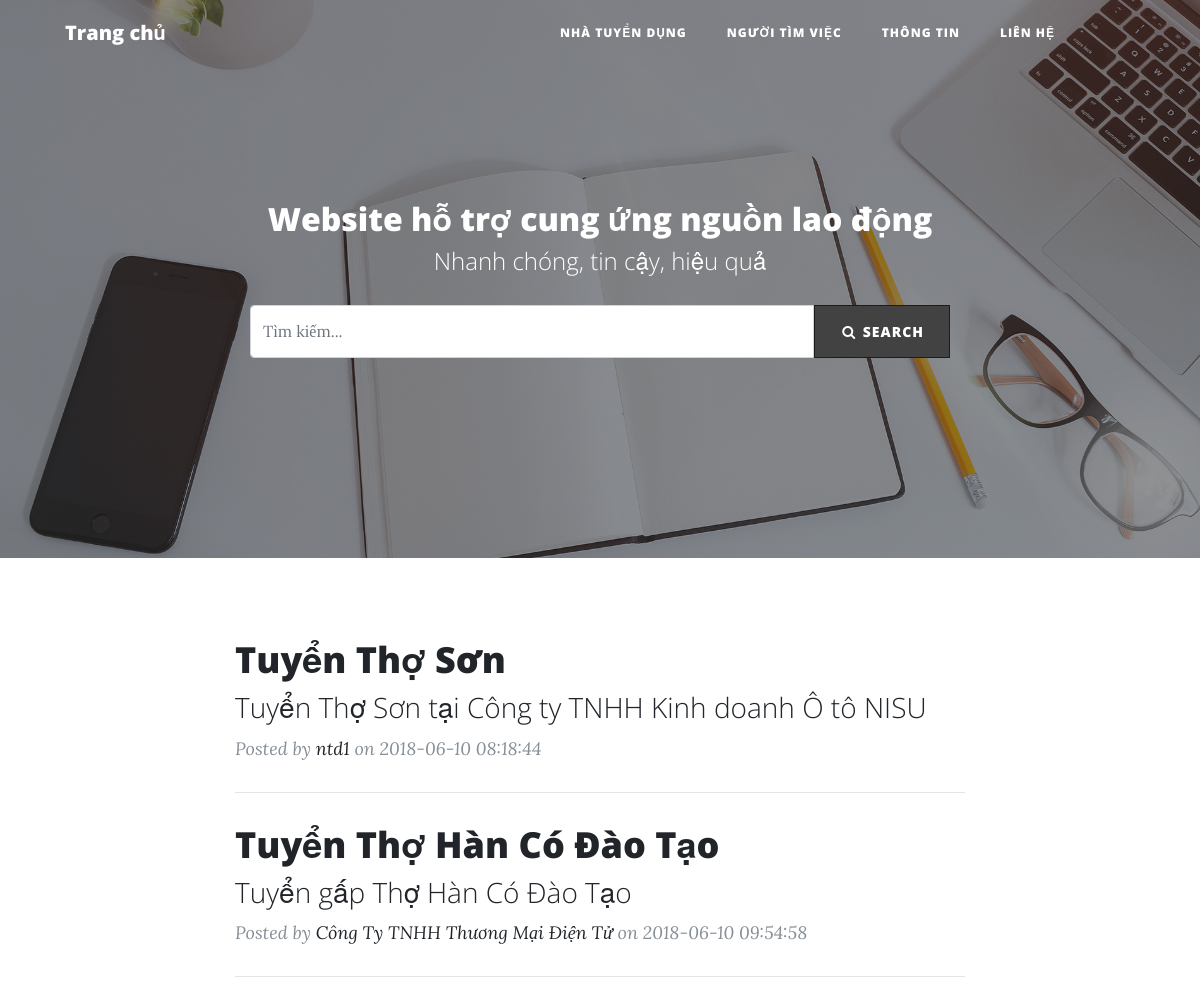
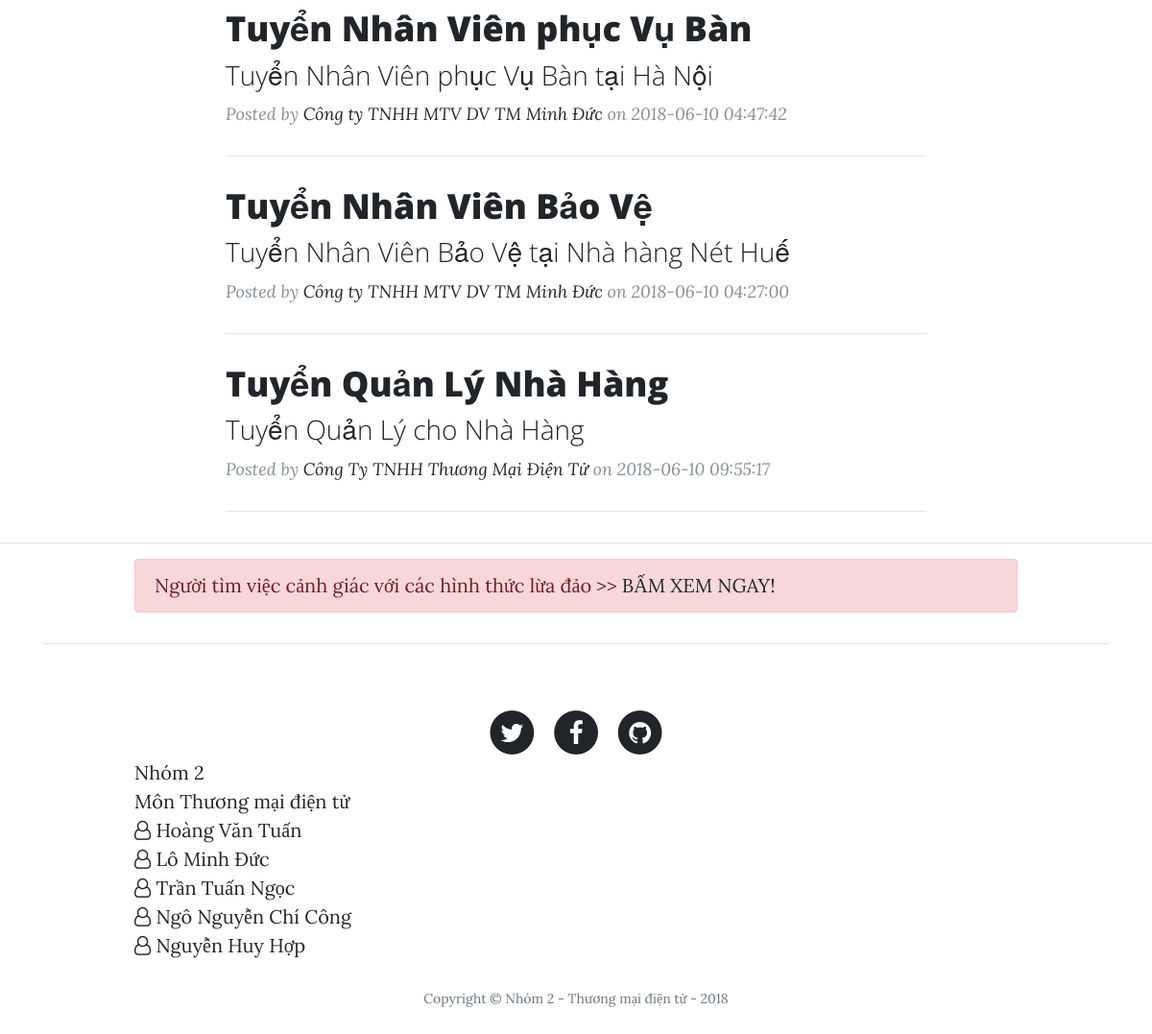
Page /allPosts.php on the committed database (2 pictures, top to bottom).
### tables this page shows
CREATE TABLE `posts` (
  `id` int(11) NOT NULL,
  `title` varchar(255) NOT NULL,
  `sub_title` varchar(255) NOT NULL,
  `body` text NOT NULL,
  `post_cover` varchar(255) NOT NULL,
  `salary` varchar(255) DEFAULT NULL,
  `experience` varchar(255) DEFAULT NULL,
  `JobType` varchar(255) DEFAULT NULL,
  `location` varchar(255) DEFAULT NULL,
  `AgeRequest` varchar(255) DEFAULT NULL,
  `GenderRequest` varchar(255) DEFAULT NULL,
  `DegreeRequest` varchar(255) DEFAULT NULL,
  `amount` varchar(255) DEFAULT NULL,
  `description` text,
  `benefit` text,
  `FileRequest` text,
  `deadline` text,
  `another` text,
  `created_at` timestamp NOT NULL DEFAULT CURRENT_TIMESTAMP ON UPDATE CURRENT_TIMESTAMP,
  `updated_at` timestamp NOT NULL DEFAULT '0000-00-00 00:00:00',
  `status` tinyint(4) NOT NULL COMMENT '0 - Draft; 1 - Active; 2 - Delete',
  `auth_id` tinyint(4) NOT NULL
);

CREATE TABLE `users` (
  `id` int(11) NOT NULL,
  `namecompany` varchar(255) DEFAULT NULL,
  `representative` varchar(255) DEFAULT NULL,
  `email` varchar(255) DEFAULT NULL,
  `username` varchar(40) NOT NULL,
  `password` varchar(200) NOT NULL,
  `phone` int(11) DEFAULT NULL,
  `address` varchar(255) DEFAULT NULL,
  `skill` text,
  `type_user` int(11) DEFAULT NULL COMMENT '1-admin; 2-công ty; 3-người lđ',
  `created_at` timestamp NOT NULL DEFAULT CURRENT_TIMESTAMP ON UPDATE CURRENT_TIMESTAMP,
  `updated_at` timestamp NOT NULL DEFAULT '0000-00-00 00:00:00',
  `status` int(11) NOT NULL COMMENT '1 - Còn tồn tại; 2 - Đã xuất'
);

### app/func/post.php (called while the page is built, shortened)
<?php
function get_all_posts() {
	global $conn;
	$posts = array();
	$sql = "SELECT posts.id, posts.title, posts.sub_title, posts.body, posts.post_cover, posts.created_at, users.namecompany FROM posts INNER JOIN users WHERE posts.auth_id = users.id AND posts.status = 1 ORDER BY posts.id DESC";
	$result = mysqli_query($conn, $sql);
	if (mysqli_num_rows($result) > 0) {
	    while($row = mysqli_fetch_assoc($result)) {
	        $posts[] = $row;
	    }
	}
	return $posts;
}
?>

### allPosts.php (the view, shortened to what this page needs)
<?php
    include_once('app/init.php');
    include_once('views/_header.php');
    if(isset($_POST['submit'])) {
        if (!empty($_POST['keyword'])){
            $posts = searchPost($_POST['keyword']);
        }else{
            $posts = get_all_posts();
        }
    }else{
        $posts = get_all_posts();
    }
?>
<header class="masthead" style="background-image: url('public/img/home-bg.jpg')">
    <div class="overlay"></div>
    <div class="container">
        <div class="row">
            <div class="col-lg-8 col-md-10 mx-auto">
                <div class="site-heading">
                    <h2>Website hỗ trợ cung ứng nguồn lao động</h2>
                    <span class="subheading">Nhanh chóng, tin cậy, hiệu quả</span>
                    <br>
                    <form action="" method="post">
                        <div class="container">
                            <div class="input-group">
                                <input type="text" class="form-control" name="keyword" placeholder="Tìm kiếm..." value="<?php if (isset($_GET['keyword']) ? $_GET['keyword'] : ''); ?>" />
                                <span class="input-group-btn">
                            <button class="btn btn-search" name="submit" type="submit"><i class="fa fa-search fa-fw"></i> Search</button>
                          </span>
                            </div>
                        </div>
                    </form>
                </div>
            </div>
        </div>
    </div>
</header>
<div class="container">
    <div class="row">
        <div class="col-lg-8 col-md-10 mx-auto">
            <?php
                    foreach ($posts as $post) { ?>
                <div class="post-preview">
                    <a href="post.php?post-id=<?= $post['id'] ?>">
                        <h2 class="post-title">
                                    <?= $post['title'] ?>
                                </h2>
                        <h3 class="post-subtitle">
                                    <?= $post['sub_title'] ?>
                                </h3>
                    </a>
                    <p class="post-meta">Posted by
                        <a href="#">
                            <?= $post['namecompany'] ?>
                        </a>
                        on
                        <?= $post['created_at'] ?>
                    </p>
                </div>
                <hr>
                <?php }
                ?>
        </div>
    </div>
</div>
<hr>
<div class="container">
    <div class="row">
        <div class="col-lg-10 col-md-12 mx-auto">
            <div class="alert alert-danger" role="alert">Người tìm việc cảnh giác với các hình thức lừa đảo <span class="red"> >> <a href="waring.php"> BẤM XEM NGAY!</a></span> </div>
        </div>
    </div>
    <hr>
</div>
<?php
    include_once('views/_footer.php');
?>

### views/_header.php (style rules this page uses)
.btn-search { background: #424242; border-radius: 0; color: #fff; border-width: 1px; border-style: solid; border-color: #1c1c1c; }
.input-group-btn { float: right; }

### rows in the picture
posts: title "Tuyển Thợ Sơn", sub_title "Tuyển Thợ Sơn tại Công ty TNHH Kinh doanh Ô tô NISU", users.namecompany "ntd1", created_at "2018-06-10 08:18:44"
posts: title "Tuyển Thợ Hàn Có Đào Tạo", sub_title "Tuyển gấp Thợ Hàn Có Đào Tạo", users.namecompany "Công Ty TNHH Thương Mại Điện Tử", created_at "2018-06-10 09:54:58"
posts: title "Tuyển Nhân Viên phục Vụ Bàn", sub_title "Tuyển Nhân Viên phục Vụ Bàn tại Hà Nội", users.namecompany "Công ty TNHH MTV DV TM Minh Đức", created_at "2018-06-10 04:47:42"
posts: title "Tuyển Nhân Viên Bảo Vệ", sub_title "Tuyển Nhân Viên Bảo Vệ tại Nhà hàng Nét Huế", users.namecompany "Công ty TNHH MTV DV TM Minh Đức", created_at "2018-06-10 04:27:00"
posts: title "Tuyển Quản Lý Nhà Hàng", sub_title "Tuyển Quản Lý cho Nhà Hàng", users.namecompany "Công Ty TNHH Thương Mại Điện Tử", created_at "2018-06-10 09:55:17"
